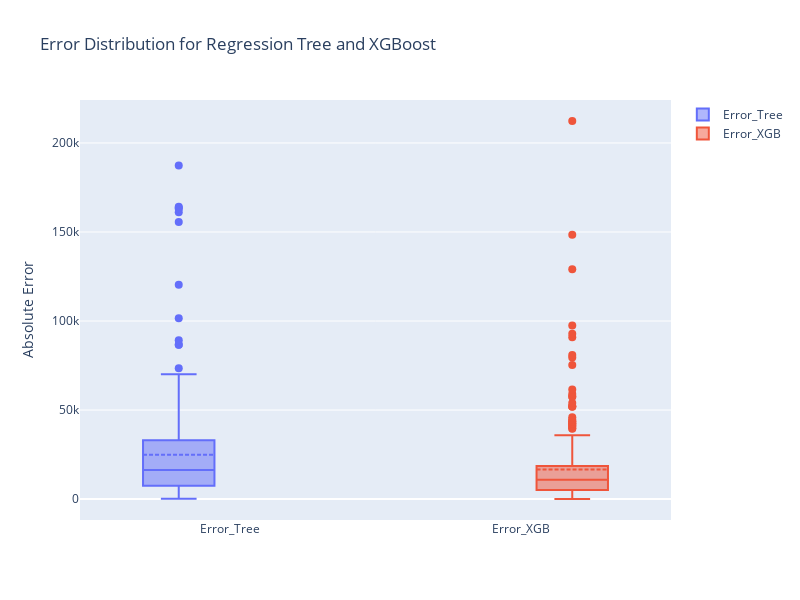

The notebook cell saved with this chart:
### Markdown cell above
### Boxplot of the error of predictions of the two models

### Code cell
import pandas as pd
import plotly.graph_objects as go

# Create the box plots
fig = go.Figure()

# Add box for Error_Tree
fig.add_trace(go.Box(
    y=results_df['Error_Tree'],
    name='Error_Tree',
    boxmean=True,  # Show mean
    marker=dict(size=8)  # Marker size for points
))

# Add box for Error_XGB
fig.add_trace(go.Box(
    y=results_df['Error_XGB'],
    name='Error_XGB',
    boxmean=True,  # Show mean
    marker=dict(size=8)  # Marker size for points
))

# Update layout for larger boxes and better visualization
fig.update_layout(
    title='Error Distribution for Regression Tree and XGBoost',
    yaxis_title='Absolute Error',
    boxmode='group',  # Grouped box plots
    width=800,  # Width of the figure
    height=600  # Height of the figure
)

# Show the plot
fig.show()

### Figure 1 — Plotly figure (JSON) as saved in the notebook; plotly's stock layout.template omitted (floating-point values rounded to 4 significant figures; data arrays with more than 128 entries replaced by an {"elided": "..."} marker saying what was removed)
{"data": [{"boxmean": true, "marker": {"size": 8}, "name": "Error_Tree", "type": "box", "y": {"elided": "292 int values"}}, {"boxmean": true, "marker": {"size": 8}, "name": "Error_XGB", "type": "box", "y": {"elided": "292 int values"}}], "layout": {"boxmode": "group", "height": 600, "title": {"text": "Error Distribution for Regression Tree and XGBoost"}, "width": 800, "yaxis": {"title": {"text": "Absolute Error"}}}}
